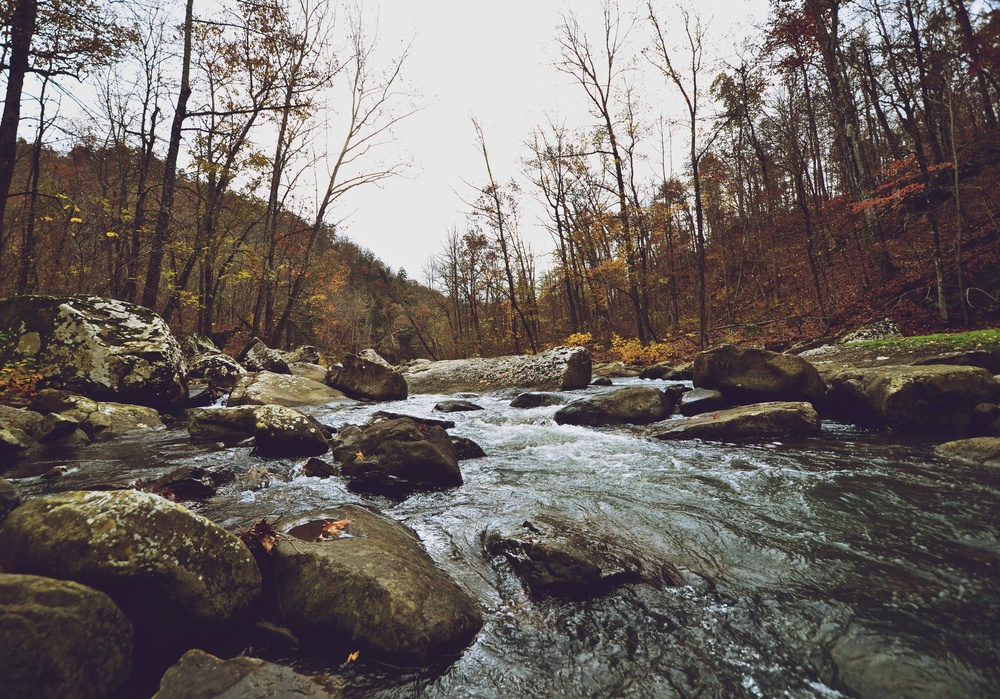
#> input picture python_opencv/img/paisaje.jpg, 1000 x 699 px, shrunk from 2332 x 1631 before the run, given in place of the camera
$ python colors.py
#> lines starting #> are read from the running program, lines starting #| are printed output that depends on the picture; after the words box and inside, x2 and y2 are one past the last pixel; in counts of white or black regions, pixels touching at a corner belong together
import cv2
import numpy as np

# BGR -- Video
# HSV -- matiz, saturacion y brillo
cap = cv2.VideoCapture(0)

while True:
  # ret = false o true (si leyo bien el frame)
  # frame se guarda la imagen
  ret, frame = cap.read()
#> frame is the input picture: shape (699, 1000, 3); mean B, G, R 99.1, 102.6, 110.4
  # convertimos el frame a hsv
  hsv = cv2.cvtColor(frame, cv2.COLOR_BGR2HSV)
#> hsv: shape (699, 1000, 3); mean H, S, V 62.8, 50.6, 112.3

  # minimo y maximo valor del color azul en HSV
  min_blue = np.array([160, 50, 50])
  max_blue = np.array([180, 255, 255])

  # creamos una mascara binaria. 1 pixel que este dentro del rango y 0 si no
  mask = cv2.inRange(hsv, min_blue, max_blue)
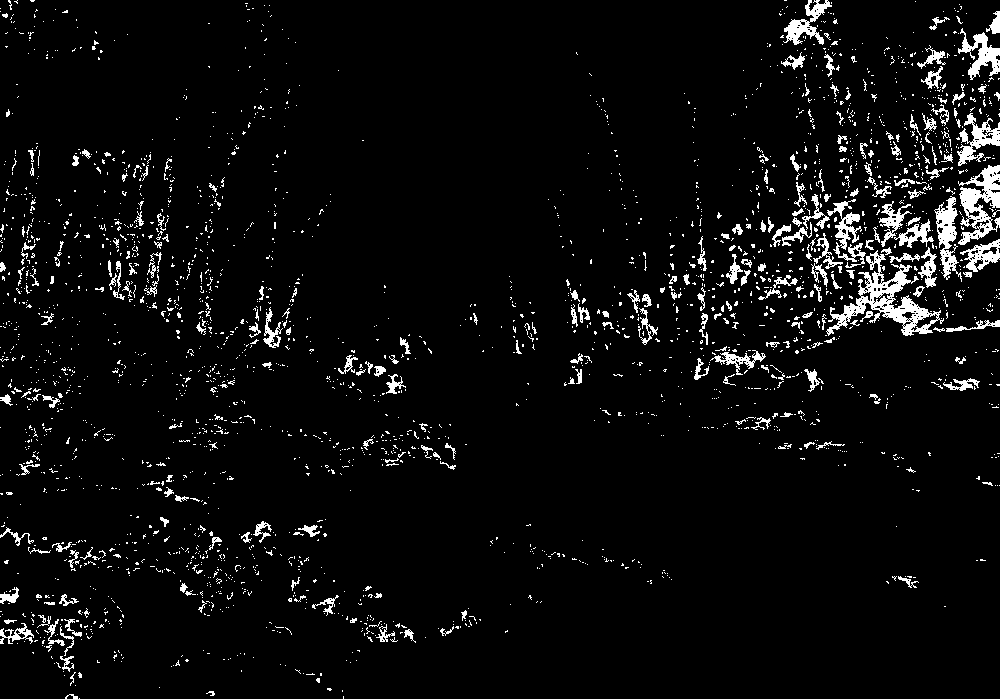
#> mask: shape (699, 1000); 4.8% white; 2651 white regions (2396 under 20 px), largest, box (x1, y1, x2, y2) and area: (826, 250, 944, 336) 2720, (958, 165, 1000, 245) 1653, (934, 196, 962, 282) 1012
  # aplicamos la mascara a la imagen original
  result = cv2.bitwise_and(frame, frame, mask=mask)
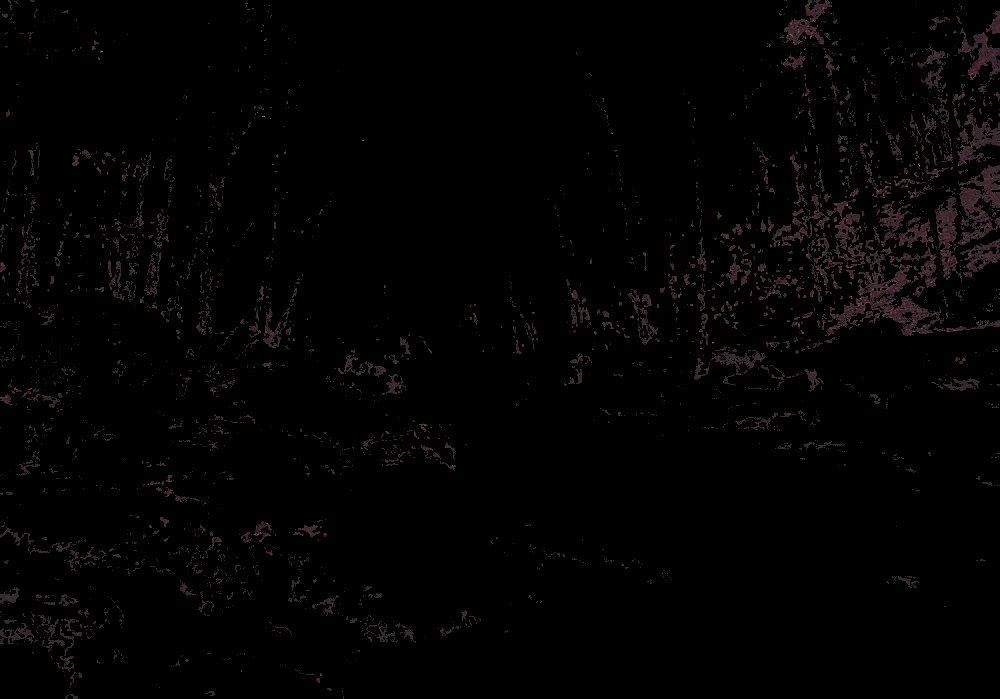
#> result: shape (699, 1000, 3); mean B, G, R 2.3, 2.1, 2.9
  # show image
  cv2.imshow('my_video', cv2.flip(frame, 1))
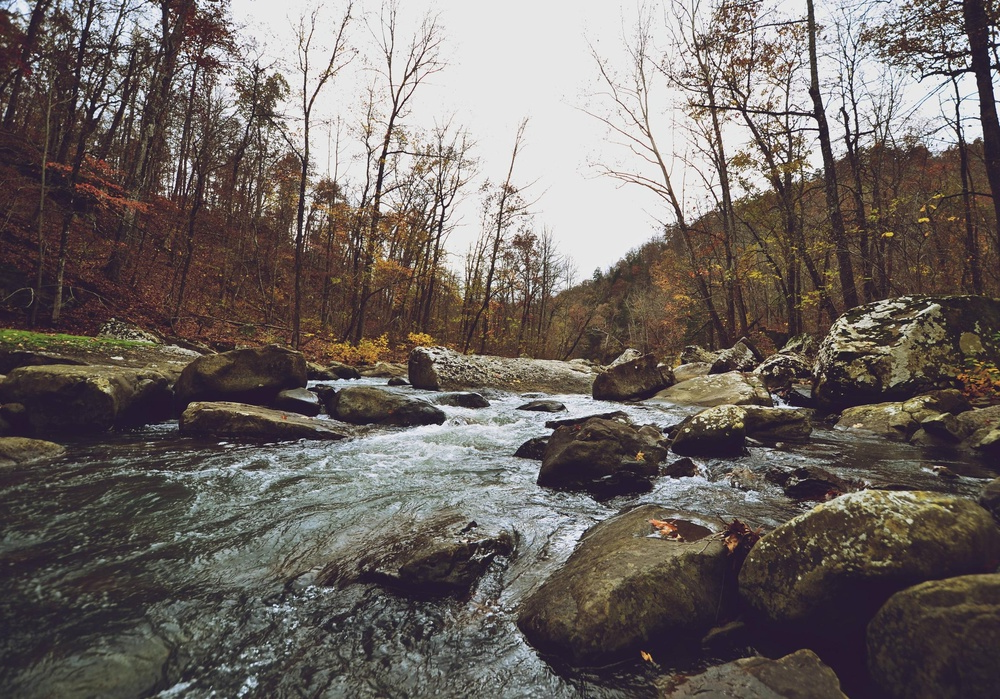
#> window 'my_video': shape (699, 1000, 3); mean B, G, R 99.1, 102.6, 110.4

  if cv2.waitKey(1) == ord('q'):
#> (key q is pressed here)
    print(f'frame.shape: {hsv.shape}')
#| frame.shape: (699, 1000, 3)
    break

# para la grabacion del video
cap.release()
cv2.destroyAllWindows()
